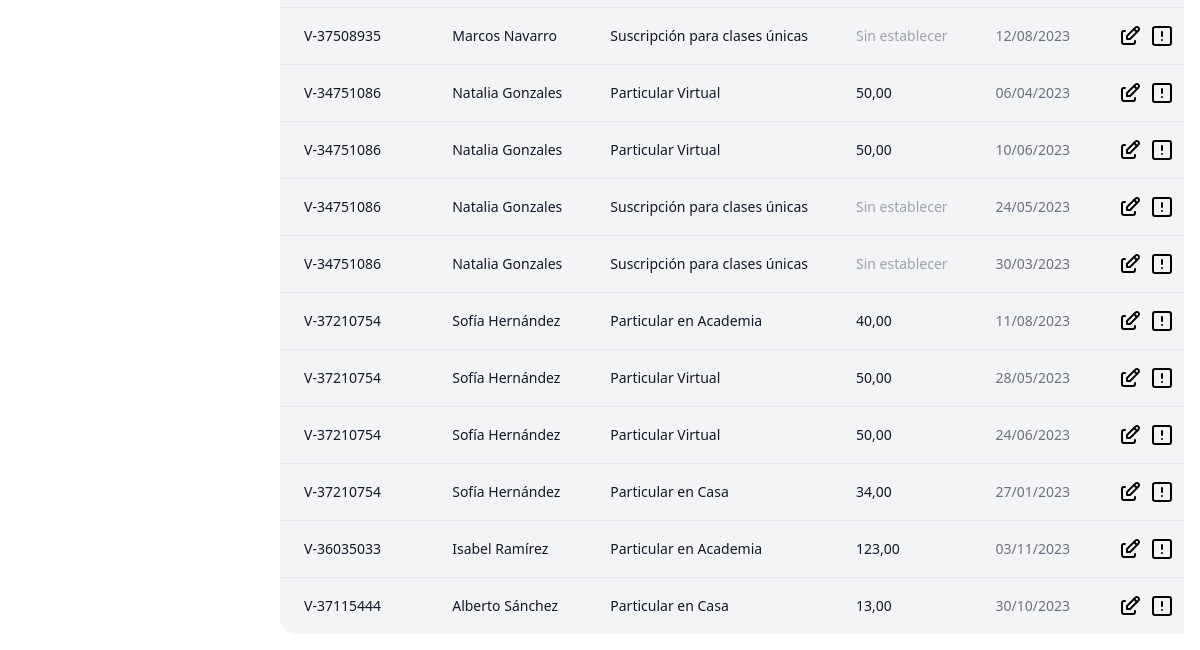
Page /payments/ (signed in, lower part) on the earlier database version.
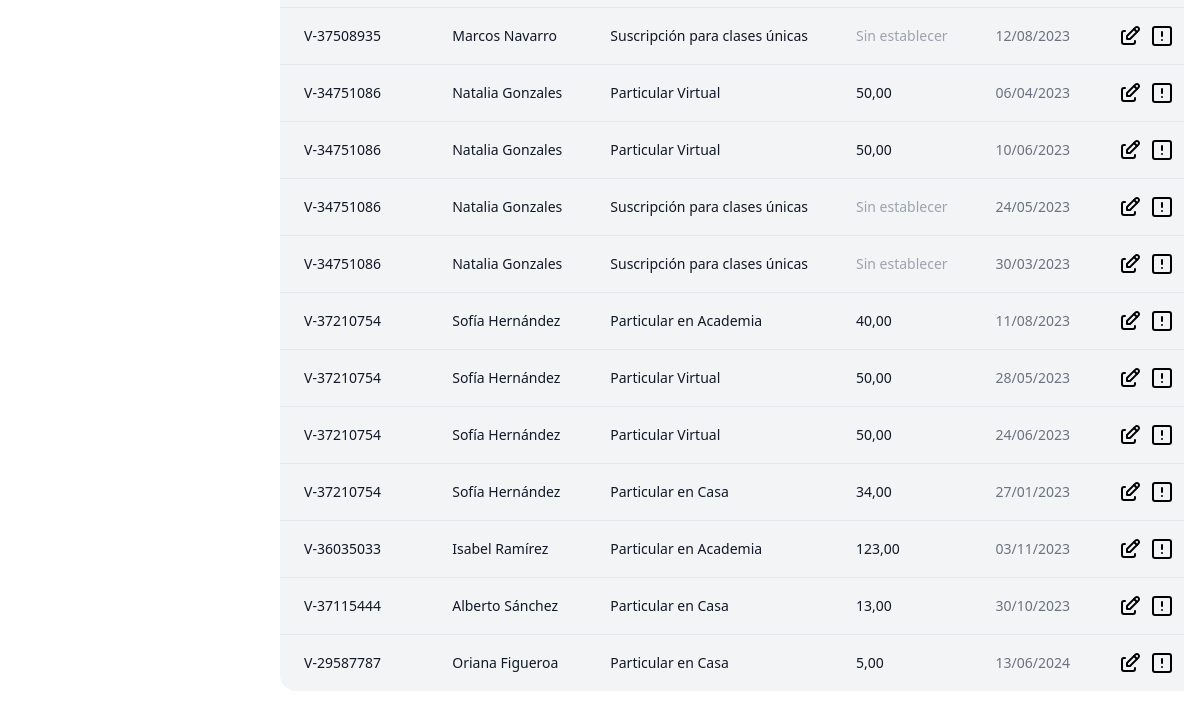
Same page on the later database version.
### apps/home/models.py (models this page shows, shortened)
class Payment(models.Model):
    subscription = models.ForeignKey(Subscription, on_delete=models.CASCADE, related_name='payments', verbose_name=_('Subscription'))
    price = models.DecimalField(verbose_name=_('Price'), max_digits=10, decimal_places=2)
    date = models.DateTimeField(verbose_name=_('Date'), )

class Subscription(models.Model):
    subscription_type = models.ForeignKey(SubscriptionType, on_delete=models.CASCADE, verbose_name=_('Subscription Type'))
    student = models.ForeignKey('Student', on_delete=models.CASCADE, verbose_name=_('Student'))
    start_date = models.DateField(verbose_name=_('Start Date'))
    end_date = models.DateField(verbose_name=_('End Date'))
    is_active = models.BooleanField(verbose_name=_('Active'), default=True)
    auto_renewal = models.BooleanField(verbose_name=_('Auto Renewal'), default=True)

class Student(models.Model):
    identify_card = models.CharField(verbose_name=_('Identify Card'), max_length=20, blank=True, null=True)
    first_name = models.CharField(verbose_name=_('First Name'), max_length=255)
    second_name = models.CharField(verbose_name=_('Second Name'), max_length=255, blank=True, null=True)
    first_surname = models.CharField(verbose_name=_('First Surname'), max_length=255)
    second_surname = models.CharField(verbose_name=_('Second Surname'), max_length=255, blank=True, null=True)
    birthdate = models.DateField(verbose_name=_('Birthdate'))
    phone_number = models.CharField(verbose_name=_('Phone'), max_length=20)
    email = models.EmailField(verbose_name=_('Email'), )
    address = models.TextField(verbose_name=_('Address'), )
    is_active = models.BooleanField(verbose_name=_('Active'), default=True)
    def __str__(self):
        return f'{self.first_name} {self.first_surname}'
    class Meta:
        constraints = [
            UniqueConstraint(
                fields=['identify_card','first_name', 'second_name', 'first_surname', 'second_surname', 'birthdate'],
                name='unique_student'
            )
        ]

class SubscriptionType(models.Model):
    name = models.CharField(verbose_name=_('Name'), max_length=255)
    description = models.TextField(verbose_name=_('Description'), blank=True, null=True)
    price = models.DecimalField(verbose_name=_('Price'), max_digits=10, decimal_places=2, blank=True, null=True)
    number_of_lessons = models.IntegerField(verbose_name=_('Number of Lessons'), blank=True, null=True)
    class Meta:
        constraints = [
            UniqueConstraint(
                fields=['name', 'price'],
                name='unique_subscription_type'
            )
        ]

### apps/payments/views.py (the view)
# urls.py: path('', Payment_ListView.as_view(), name='payment-list'),
class Payment_ListView(ListView):
    model = Payment
    template_name = 'home/payment_list.html'
    context_object_name = 'payments'

### templates/home/payment_list.html (shortened to what this page needs)
{% extends "base.html" %}
{% block content %}
{% load compress %}
{% load static %}
<div class="relative overflow-x-auto sm:rounded-2xl px-2 pb-4">
    <table class="w-full text-sm text-left text-gray-500 dark:text-gray-400" id="table-file">
        <tbody>
            {% for payment in payments %}
            <tr class="bg-gray-100 dark:bg-gray-800 dark:border-gray-700 {% if not forloop.last %}border-b{% endif %}" data-status="{% if lesson.lesson_status %}active{% else %}inactive{% endif %}">
                <td class="px-6 py-4 font-medium text-gray-900 whitespace-nowrap dark:text-white {% if forloop.last %}rounded-bl-2xl{% endif %}">
                    <span class="{% if not payment.subscription.student.identify_card %}text-gray-400{% endif %}">{{ payment.subscription.student.identify_card.0| default:"Sin " }}{% if payment.subscription.student.identify_card %}-{% endif %}{{ payment.subscription.student.identify_card|slice:"1:"| default:"establecer"}}</span>
                </td>
                <td class="px-6 py-4 font-medium text-gray-900 whitespace-nowrap dark:text-white">
                    <span class="{% if not payment.subscription.student %}text-gray-400{% endif %}">{{ payment.subscription.student | default:"Sin establecer" }}</span>
                </td>
                <td class="px-6 py-4 font-medium text-gray-900 whitespace-nowrap dark:text-white">
                    <span class="{% if not payment.subscription.subscription_type.name %}text-gray-400{% endif %}">{{ payment.subscription.subscription_type.name | default:"Sin establecer" }}</span>
                </td>
                <td class="px-6 py-4 font-medium text-gray-900 whitespace-nowrap dark:text-white">
                    <span class="{% if not payment.price %}text-gray-400{% endif %}">{{ payment.price | default:"Sin establecer" }}</span>
                </td>
                <td class="px-6 py-4">
                    <span class="{% if not payment.date %}text-gray-400{% endif %}">{{ payment.date | date:"d/m/Y" | default:"Sin establecer" }}</span>
                </td>
                <td class="px-6 py-4 {% if forloop.last %}rounded-br-2xl{% endif %}">
                    <div class="flex items-center h-full flex-1 flex-row gap-x-2">
                        <a href="{% url 'payment-update' payment.pk %}" class="font-medium text-black dark:text-white hover:underline">
                        </a>
                        <button
                            class="font-medium text-black dark:text-white hover:underline"
                            onclick="openModal('lessonModal', {
                                'Fecha': '{% if lesson.start_date %}{{ lesson.start_date|date:"l j, g:iA" }}{% endif %}',
                                'Estudiante': '{{ lesson.subscription.student }}',
                                'Precio': '{% if lesson.price %}${{lesson.price}}{% else %}$0{% endif %}',
                                'Profesor': '{{ lesson.teacher }}',
                                'Clase vista': '{% if lesson.lesson_status %}Vista{% else %}No vista{% endif %}',
                            })">
                        </button>
                    </div>
                </td>
            </tr>
            {% endfor %}
        </tbody>
    </table>
</div>
{% endblock %}

Differences in the rows shown:
added Payment: subscription.student.identify_card.0 "V", subscription.student.identify_card "29587787", subscription.student "Oriana Figueroa", subscription.subscription_type.name "Particular en Casa", price "5,00", date "13/06/2024"
